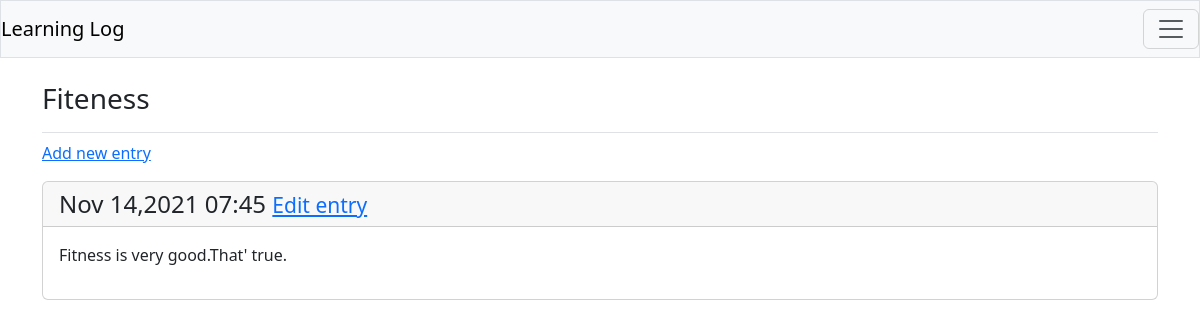
The page /topic/3/ (signed in) on the database its author committed.
### learning_logs/models.py (models this page shows, shortened)
class Topic(models.Model):
    text = models.CharField(max_length=200)
    date_added = models.DateTimeField(auto_now_add= True)
    owner = models.ForeignKey(User,on_delete=models.CASCADE)
    def __str__(self) -> str:
        return self.text

class Entry(models.Model):
    topic = models.ForeignKey(Topic,on_delete=models.CASCADE) #cascading delete 级联删除
    text = models.TextField()
    date_added = models.DateTimeField(auto_now_add= True)
    class Meta:
        verbose_name_plural = 'entries'

### learning_logs/views.py (the view)
# urls.py: path('topic/<int:topic_id>/',views.topic,name="topic"),
@login_required
def topic(request, topic_id):
    topic = Topic.objects.get(id=topic_id)
    if topic.owner != request.user:
        raise Http404
    entries= topic.entry_set.order_by('date_added')
    context = {'topic':topic,'entries':entries}
    return render(request,'learning_logs/topic.html',context)

### learning_logs/templates/learning_logs/topic.html
{% extends 'learning_logs/base.html' %}
{% block  page_header %}
    <h3>{{topic}}</h3>
{% endblock page_header %}
{% block content %}
    <p>
        <a href="{% url 'learning_logs:new_entry' topic.id %}">Add new entry</a>
    </p>
    {% for entry in entries %}
        <div class="card mb-3">
            <h4 class="card-header">{{entry.date_added|date:'M d,Y H:i'}}
                <small><a href="{% url 'learning_logs:edit_entry' entry.id %}">Edit entry</a></small>
            </h4>
            <div class="card-body">{{entry.text|linebreaks}}</div>
        </div>
    {% empty %}
        <p>There are no  entries for this topic yet.</p>
    {% endfor %}
{% endblock content %}

### rows shown on the page
Topic: text "Fiteness"
Entry: date_added "Nov 14,2021 07:45", text "Fitness is very good.That' true."
